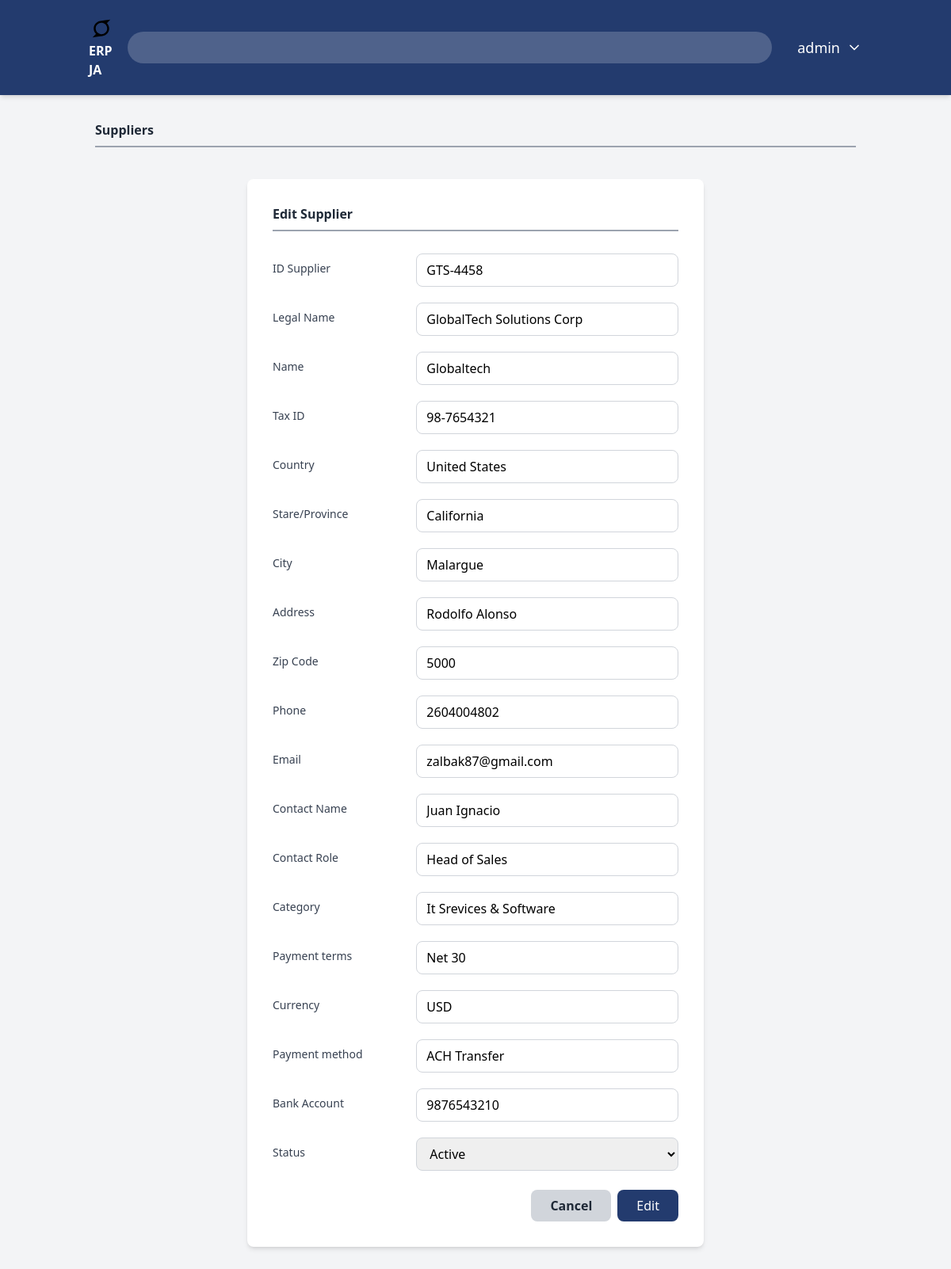
Page /suppliers/1/edit/ (signed in) on the committed database.
### users/models.py (models this page shows)
class User(AbstractUser):
    user_id = models.AutoField(primary_key=True)
    username = models.CharField(max_length=150,unique=True)
    password = models.CharField(max_length=128)
    USERNAME_FIELD = "username"
    class Meta:
        db_table = 'users'
        verbose_name = 'User'
        verbose_name_plural = 'Users'

### suppliers/models.py (models this page shows, shortened)
class Supplier(models.Model):
    id_supplier = models.CharField(max_length=50,null=True,unique=True,verbose_name="Suplier ID")
    legal_name = models.CharField(max_length=150, blank=True, verbose_name="Legal Name")
    name = models.CharField(max_length=100,verbose_name="Name")
    tax_id = models.TextField(max_length=30,verbose_name="Tax ID")
    country = models.CharField(max_length=60,verbose_name="Country")
    state_province = models.CharField(max_length=60,verbose_name="State/Province")
    city = models.CharField(max_length=100,verbose_name="City")
    address = models.CharField(max_length=150,verbose_name="Address")
    zip_code = models.IntegerField(verbose_name="Zip Code")
    phone = models.IntegerField(verbose_name="Phone")
    email = models.EmailField(max_length=150,verbose_name="Email")
    contact_name = models.CharField(max_length=150,verbose_name="Contact name")
    contact_role = models.CharField(max_length=150,verbose_name="Contact role")
    category = models.CharField(max_length=150,verbose_name="Category")
    payment_terms = models.CharField(max_length=150,verbose_name="Payment terms")
    currency = models.CharField(max_length=150,verbose_name="Currency")
    payment_method = models.CharField(max_length=150,verbose_name="Payment method")
    bank_account = models.CharField(max_length=150,verbose_name="Bank account")
    status = models.CharField(max_length=50,verbose_name="Status")
    created_at = models.DateTimeField(auto_now_add=True)
    updated_at = models.DateTimeField(auto_now=True)
    created_by  = models.ForeignKey(settings.AUTH_USER_MODEL, on_delete= models.SET_NULL, null=True)
    class Meta:
        verbose_name = "Supplier"
        verbose_name_plural = "Suppliers"

### suppliers/views.py (the view)
# urls.py: path('<int:pk>/edit/',views.suppliers_edit,name='suppliers_edit'),
@login_required
def suppliers_edit(request,pk):
    supplier = get_object_or_404(Supplier,pk=pk)
    max_permission = UserRole.objects.filter(user_id=request.user).aggregate(max_permission=models.Max('role__suppliers'))['max_permission'] or 0
    if max_permission == 1:
        return redirect('suppliers')
    if max_permission == 0:
        return redirect('dashboard')
    if request.method == 'POST':
        form = SupplierForm(request.POST, instance=supplier)
        if form.is_valid():
            form.save()
            return redirect('suppliers:suppliers_list')
    else:
        form = SupplierForm(instance=supplier)
    context = {
        'form': form,
        'supplier': supplier,
    }
    return render(request, 'suppliers/suppliers_form.html', context)

### suppliers/forms.py
class SupplierForm(forms.ModelForm):
    class Meta:
        model = Supplier
        fields = ['id_supplier','legal_name','name','tax_id','country','state_province','city','address','zip_code','phone','email','contact_name','contact_role',
                  'category','payment_terms','currency','payment_method','bank_account','status']

### suppliers/templates/suppliers/suppliers_form.html (shortened to what this page needs)
{% extends "core/base.html" %}
{% load static %}
{% block content %}
<h2 class="text-3x1 font-bold text-gray-800 mb-6 border-b-2 border-gray-400 pb-2">Suppliers</h2>
<div class="max-w-xl mx-auto bg-white p-8 rounded-lg shadow-md mt-10">
    <h2 class="text-3x1 font-bold text-gray-800 mb-6 border-b-2 border-gray-400 pb-2">{% if supplier %}Edit Supplier{% else %}Create New Supplier{% endif %}</h2>
    <form method="post" class="space-y-6">
        <div class="space-y-4">
            <div class="flex items-center space-x-4">
                <label for="{{form.id_supplier.id_for_label}}" class="block text-sm font-medium text-gray-700 w-1/3">ID Supplier</label>
                <div class="mt-1 w-2/3">
                    <input type="text" name="{{form.id_supplier.html_name}}" id="{{form.id_supplier.id_for_label}}" value="{{form.id_supplier.value|default:''}}" class="w-full px-3 py-2 border border-gray-300 rounded-lg focus: outline-none focus:ring-2 focus:ring-[#233b6e]">
                </div>
            </div>
            <div class="flex items-center space-x-4">
                <label for="{{form.legal_name.id_for_label}}" class="block text-sm font-medium text-gray-700 w-1/3">Legal Name</label>
                <div class="mt-1 w-2/3">
                    <input type="text" name="{{form.legal_name.html_name}}" id="{{form.legal_name.id_for_label}}" value="{{form.legal_name.value|default:''}}" class="w-full px-3 py-2 border border-gray-300 rounded-lg focus: outline-none focus:ring-2 focus:ring-[#233b6e]">
                </div>
            </div>
            <div class="flex items-center space-x-4">
                <label for="{{form.name.id_for_label}}" class="block text-sm font-medium text-gray-700 w-1/3">Name</label>
                <div class="mt-1 w-2/3">
                    <input type="text" name="{{form.name.html_name}}" id="{{form.name.id_for_label}}" value="{{form.name.value|default:''}}" class="w-full px-3 py-2 border border-gray-300 rounded-lg focus: outline-none focus:ring-2 focus:ring-[#233b6e]">
                </div>
            </div>
            <div class="flex items-center space-x-4">
                <label for="{{form.tax_id.id_for_label}}" class="block text-sm font-medium text-gray-700 w-1/3">Tax ID</label>
                <div class="mt-1 w-2/3">
                    <input type="text" name="{{form.tax_id.html_name}}" id="{{form.tax_id.id_for_label}}" value="{{form.tax_id.value|default:''}}" class="w-full px-3 py-2 border border-gray-300 rounded-lg focus: outline-none focus:ring-2 focus:ring-[#233b6e]">
                </div>
            </div>
            <div class="flex items-center space-x-4">
                <label for="{{form.country.id_for_label}}" class="block text-sm font-medium text-gray-700 w-1/3">Country</label>
                <div class="mt-1 w-2/3">
                    <input type="text" name="{{form.country.html_name}}" id="{{form.country.id_for_label}}" value="{{form.country.value|default:''}}" class="w-full px-3 py-2 border border-gray-300 rounded-lg focus: outline-none focus:ring-2 focus:ring-[#233b6e]">
                </div>
            </div>
            <div class="flex items-center space-x-4">
                <label for="{{form.state_province.id_for_label}}" class="block text-sm font-medium text-gray-700 w-1/3">Stare/Province</label>
                <div class="mt-1 w-2/3">
                    <input type="text" name="{{form.state_province.html_name}}" id="{{form.state_province.id_for_label}}" value="{{form.state_province.value|default:''}}" class="w-full px-3 py-2 border border-gray-300 rounded-lg focus: outline-none focus:ring-2 focus:ring-[#233b6e]">
                </div>
            </div>
            <div class="flex items-center space-x-4">
                <label for="{{form.city.id_for_label}}" class="block text-sm font-medium text-gray-700 w-1/3">City</label>
                <div class="mt-1 w-2/3">
                    <input type="text" name="{{form.city.html_name}}" id="{{form.city.id_for_label}}" value="{{form.city.value|default:''}}" class="w-full px-3 py-2 border border-gray-300 rounded-lg focus: outline-none focus:ring-2 focus:ring-[#233b6e]">
                </div>
            </div>
            <div class="flex items-center space-x-4">
                <label for="{{form.address.id_for_label}}" class="block text-sm font-medium text-gray-700 w-1/3">Address</label>
                <div class="mt-1 w-2/3">
                    <input type="text" name="{{form.address.html_name}}" id="{{form.address.id_for_label}}" value="{{form.address.value|default:''}}" class="w-full px-3 py-2 border border-gray-300 rounded-lg focus: outline-none focus:ring-2 focus:ring-[#233b6e]">
                </div>
            </div>
            <div class="flex items-center space-x-4">
                <label for="{{form.zip_code.id_for_label}}" class="block text-sm font-medium text-gray-700 w-1/3">Zip Code</label>
                <div class="mt-1 w-2/3">
                    <input type="text" name="{{form.zip_code.html_name}}" id="{{form.zip_code.id_for_label}}" value="{{form.zip_code.value|default:''}}" class="w-full px-3 py-2 border border-gray-300 rounded-lg focus: outline-none focus:ring-2 focus:ring-[#233b6e]">
                </div>
            </div>
            <div class="flex items-center space-x-4">
                <label for="{{form.phone.id_for_label}}" class="block text-sm font-medium text-gray-700 w-1/3">Phone</label>
                <div class="mt-1 w-2/3">
                    <input type="text" name="{{form.phone.html_name}}" id="{{form.phone.id_for_label}}" value="{{form.phone.value|default:''}}" class="w-full px-3 py-2 border border-gray-300 rounded-lg focus: outline-none focus:ring-2 focus:ring-[#233b6e]">
                </div>
            </div>
            <div class="flex items-center space-x-4">
                <label for="{{form.email.id_for_label}}" class="block text-sm font-medium text-gray-700 w-1/3">Email</label>
                <div class="mt-1 w-2/3">
                    <input type="text" name="{{form.email.html_name}}" id="{{form.email.id_for_label}}" value="{{form.email.value|default:''}}" class="w-full px-3 py-2 border border-gray-300 rounded-lg focus: outline-none focus:ring-2 focus:ring-[#233b6e]">
                </div>
            </div>
            <div class="flex items-center space-x-4">
                <label for="{{form.contact_name.id_for_label}}" class="block text-sm font-medium text-gray-700 w-1/3">Contact Name</label>
                <div class="mt-1 w-2/3">
                    <input type="text" name="{{form.contact_name.html_name}}" id="{{form.contact_name.id_for_label}}" value="{{form.contact_name.value|default:''}}" class="w-full px-3 py-2 border border-gray-300 rounded-lg focus: outline-none focus:ring-2 focus:ring-[#233b6e]">
                </div>
            </div>
            <div class="flex items-center space-x-4">
                <label for="{{form.contact_role.id_for_label}}" class="block text-sm font-medium text-gray-700 w-1/3">Contact Role</label>
                <div class="mt-1 w-2/3">
                    <input type="text" name="{{form.contact_role.html_name}}" id="{{form.contact_role.id_for_label}}" value="{{form.contact_role.value|default:''}}" class="w-full px-3 py-2 border border-gray-300 rounded-lg focus: outline-none focus:ring-2 focus:ring-[#233b6e]">
                </div>
            </div>
            <div class="flex items-center space-x-4">
                <label for="{{form.category.id_for_label}}" class="block text-sm font-medium text-gray-700 w-1/3">Category</label>
                <div class="mt-1 w-2/3">
                    <input type="text" name="{{form.category.html_name}}" id="{{form.category.id_for_label}}" value="{{form.category.value|default:''}}" class="w-full px-3 py-2 border border-gray-300 rounded-lg focus: outline-none focus:ring-2 focus:ring-[#233b6e]">
                </div>
            </div>
            <div class="flex items-center space-x-4">
                <label for="{{form.payment_terms.id_for_label}}" class="block text-sm font-medium text-gray-700 w-1/3">Payment terms</label>
                <div class="mt-1 w-2/3">
                    <input type="text" name="{{form.payment_terms.html_name}}" id="{{form.payment_terms.id_for_label}}" value="{{form.payment_terms.value|default:''}}" class="w-full px-3 py-2 border border-gray-300 rounded-lg focus: outline-none focus:ring-2 focus:ring-[#233b6e]">
                </div>
            </div>
            <div class="flex items-center space-x-4">
                <label for="{{form.currency.id_for_label}}" class="block text-sm font-medium text-gray-700 w-1/3">Currency</label>
                <div class="mt-1 w-2/3">
                    <input type="text" name="{{form.currency.html_name}}" id="{{form.currency.id_for_label}}" value="{{form.currency.value|default:''}}" class="w-full px-3 py-2 border border-gray-300 rounded-lg focus: outline-none focus:ring-2 focus:ring-[#233b6e]">
                </div>
            </div>
            <div class="flex items-center space-x-4">
                <label for="{{form.payment_method.id_for_label}}" class="block text-sm font-medium text-gray-700 w-1/3">Payment method</label>
                <div class="mt-1 w-2/3">
                    <input type="text" name="{{form.payment_method.html_name}}" id="{{form.payment_method.id_for_label}}" value="{{form.payment_method.value|default:''}}" class="w-full px-3 py-2 border border-gray-300 rounded-lg focus: outline-none focus:ring-2 focus:ring-[#233b6e]">
                </div>
            </div>
            <div class="flex items-center space-x-4">
                <label for="{{form.bank_account.id_for_label}}" class="block text-sm font-medium text-gray-700 w-1/3">Bank Account</label>
                <div class="mt-1 w-2/3">
                    <input type="text" name="{{form.bank_account.html_name}}" id="{{form.bank_account.id_for_label}}" value="{{form.bank_account.value|default:''}}" class="w-full px-3 py-2 border border-gray-300 rounded-lg focus: outline-none focus:ring-2 focus:ring-[#233b6e]">
                </div>
            </div>
            <div class="flex items-center space-x-4">
                <label for="{{form.status.id_for_label}}" class="block text-sm font-medium text-gray-700 w-1/3">Status</label>
                <div class="mt-1 w-2/3">
                    <select type="text" name="{{form.status.html_name}}" id="{{form.status.id_for_label}}"  class="w-full px-3 py-2 border border-gray-300 rounded-lg focus: outline-none focus:ring-2 focus:ring-[#233b6e]">
                        <option value="Active {% if form.status.value == 'Active' %}selected{% endif %}">Active</option>
                    </select>
                </div>
            </div>
        </div>
        <div class="flex justify-end space-x-2">
            <a href="{% url 'suppliers:suppliers_list' %}" class="bg-gray-300 text-gray-800 font-semibold py-2 px-6 rounded-lg transition-colors duration-300 hover:bg-gray-400">Cancel</a>
            <button type="submit" class="bg-[#233b6e] text-white font-semibol py-2 px-6 rounded-lg transition-colors duration-300 hover:bg-[#1a2c53]">{% if supplier %}Edit{% else %}Create{% endif %}</button>
        </div>
    </form>
</div>
{% endblock content %}

### core/templates/core/base.html (shortened to what this page needs)
{% load static %}
<!DOCTYPE html>
<htm lang="en">
    <head>
        <script src="https://cdn.tailwindcss.com"></script>
    </head>
    <body class="bg-gray-100 font-sans">
        <nav class="bg-[#233b6e] text-white shadow-md">
            <div class="container mx-auto px-4 py-4 flex flex-col md:flex-row justify-between items-center space-y-4 md:space-y-0">
                <a href="{% url 'dashboard' %}" class="text-2x1 font-bold rounded-lg px-2 py-1 transition-all hover:bg-white/10">
                    <img src="{% static 'img/logo.svg' %}" alt="ERP JA" class="h-8 w-8">
                    <span>ERP JA</span>
                </a>
                <div class="relative w-full md:w1/2">
                    <input type="text" id="transaction-input" class="w-full bg-white/20 text-white rounded-full py-2 pl-10 pr-4 focus:outline-none focus:ring-2 focus:ring-white/50 placeholder-gray-300">
                </div>
                <div class="flex items-center space-x-6">
                    <div class="relative">
                        <button id="user-menu-button" class="flex items-center space-x-2 text-lg font-medium transition-all hover:bg-white/10 p-2 rounded-lg">
                            <span>{{ user.first_name|default:user.username }}</span>
                            <svg xmlns="http://www.w3.org/2000/svg" width="20" height="20" viewBox="0 0 24 24" fill="none" stroke="currentColor" stroke-width="2" stroke-linecap="round" stroke-linejoin="round" class="lucide lucide-chevron-down"><path d="m6 9 6 6 6-6"></svg>
                        </button>
                    </div>
                </div>
            </div>
        </nav>
        <main class="container mx-auto p-8">
            {% block content %}
            {% endblock content %}
        </main>
    </body>
</htm>

### rows in the picture
User: first_name "admin"
Supplier: id_supplier "GTS-4458", legal_name "GlobalTech Solutions Corp", name "Globaltech", tax_id "98-7654321", country "United States", state_province "California", city "Malargue", address "Rodolfo Alonso", email "zalbak87@gmail.com", contact_name "Juan Ignacio", contact_role "Head of Sales", category "It Srevices & Software", payment_terms "Net 30", currency "USD", payment_method "ACH Transfer", bank_account "9876543210"
